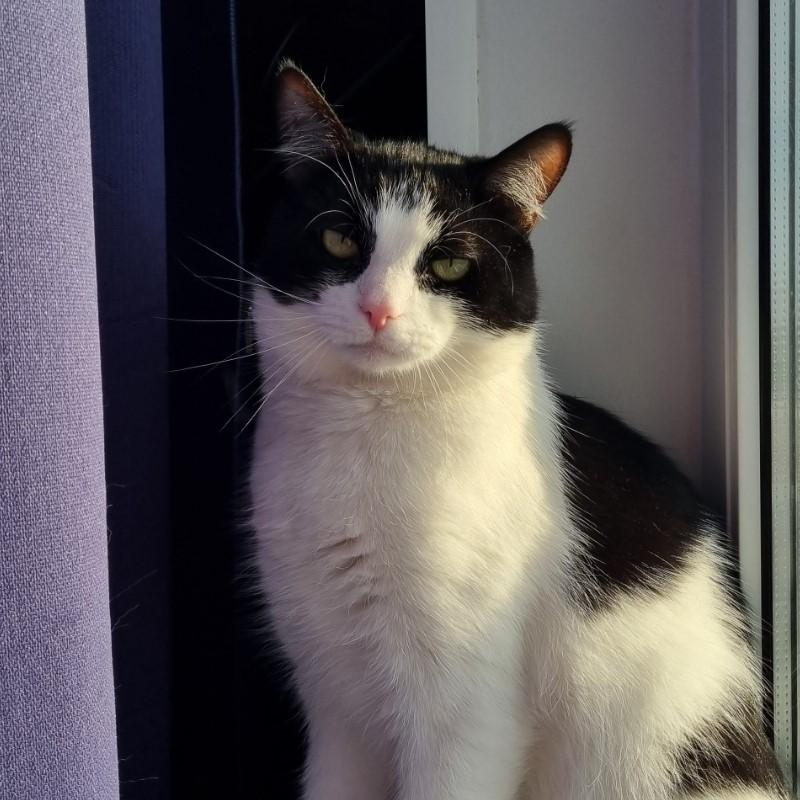
%> input picture Lab_1/bogdan.jpg, 800 x 800 px
$ octave Lab_1.m   (GNU Octave 9; MATLAB toolbox functions it lacks are replaced by stand-ins)
%> lines starting %> are read from the running program, lines starting %| are printed output that depends on the picture; in (x1, y1, x2, y2) boxes, pixels count from 0 and x2, y2 are one past the last pixel; in counts of white or black regions, pixels touching at a corner belong together; the program's own positions count from 1
clear;
% Я не делал выводы изображений на экран для экономии (все изображения и
% так сохраняются в репозиторий)

% 2. Чтение исходного изображения
bogdan = imread('C:\Users\stepa\Desktop\ITMO\DIP\DIP_using_MATLAB\bogdan.jpg');
%> bogdan is the input picture: size 800x800x3 uint8; mean R, G, B 93.8, 89.1, 91.2

% 3. Отображение
% imshow(bogdan); pause;

% 4. Сохранение в формате jpg
imwrite(bogdan, 'bogdan.jpg')

% 5. Сохранение в формате png
imwrite(bogdan, 'bogdan.png')

% 6. Получение информации
jpg_info = imfinfo('bogdan.jpg');
png_info = imfinfo('bogdan.png');

% 7. Вычисление степени сжатия
Ks_jpg = (jpg_info.Width*jpg_info.Height*jpg_info.BitDepth/8)/jpg_info.FileSize;
Ks_png = (png_info.Width*png_info.Height*png_info.BitDepth/8)/png_info.FileSize;

% 8. Преобразование в полутоновое
bogdan_grey = rgb2gray(bogdan);
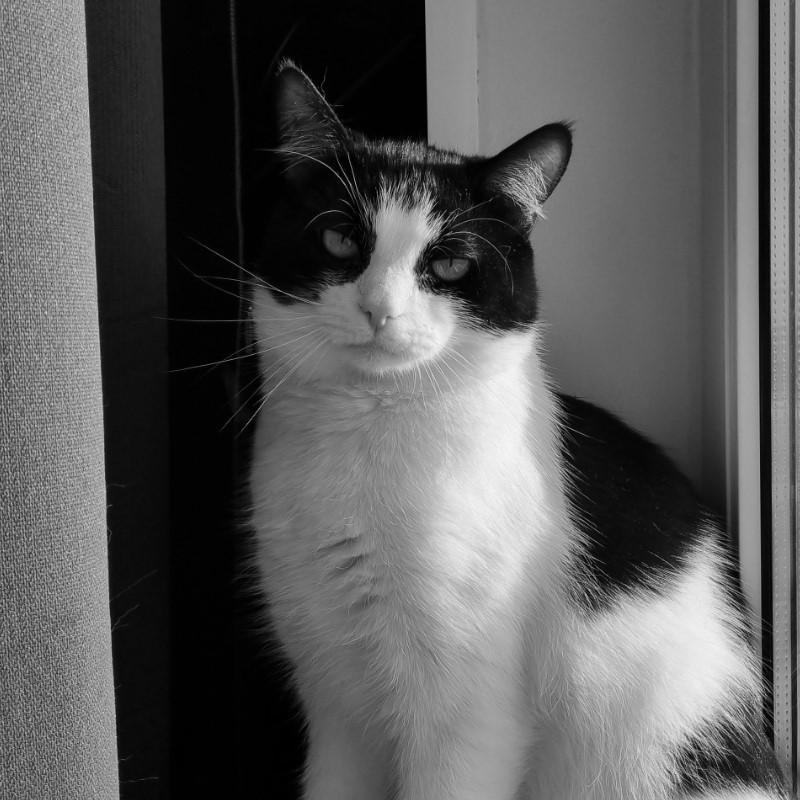
%> bogdan_grey: size 800x800 uint8; min 0, max 246, mean 90.8
imwrite(bogdan_grey, 'bogdan_grey.jpg');

% 9. Преобразование в двоичное
for i = [0.25 0.50 0.75]
    adr = ['Logical/' sprintf('%.2f', i) '.jpg'];
    imwrite(imbinarize(bogdan_grey, i), adr);
end
%> this loop made 3 passes
%> pass 1, `imwrite(imbinarize(bogdan_grey, i), adr);`:
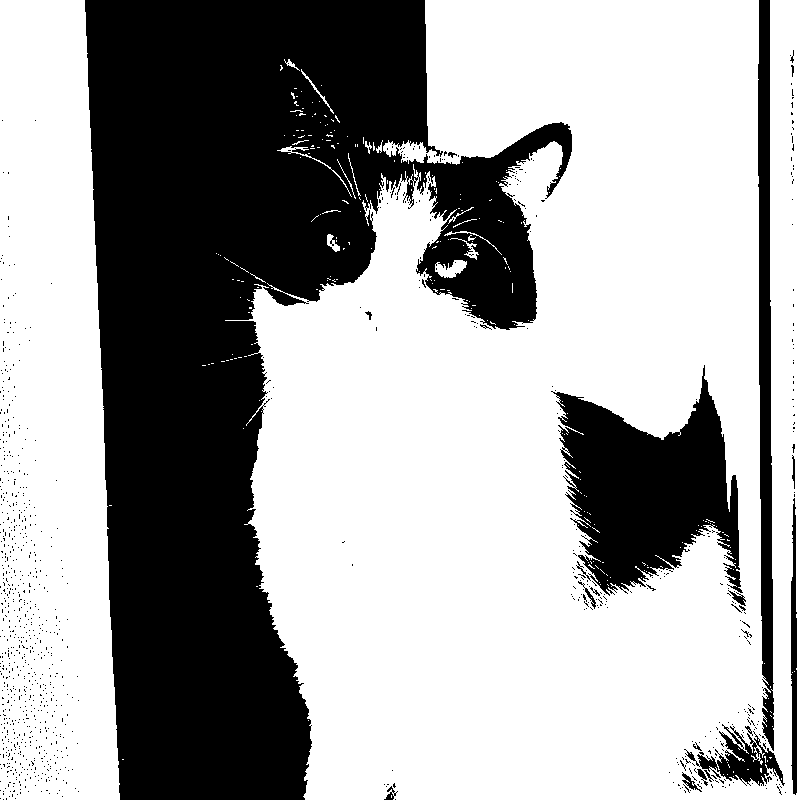
%> saved as 0.25.jpg: size 800x800 logical; 64.4% white; 1013 black regions (992 under 20 px), largest, box (x1, y1, x2, y2) and area: (85, 0, 572, 800) 189473, (551, 365, 743, 596) 23973, (758, 0, 774, 751) 8302
%> pass 2, `imwrite(imbinarize(bogdan_grey, i), adr);`:
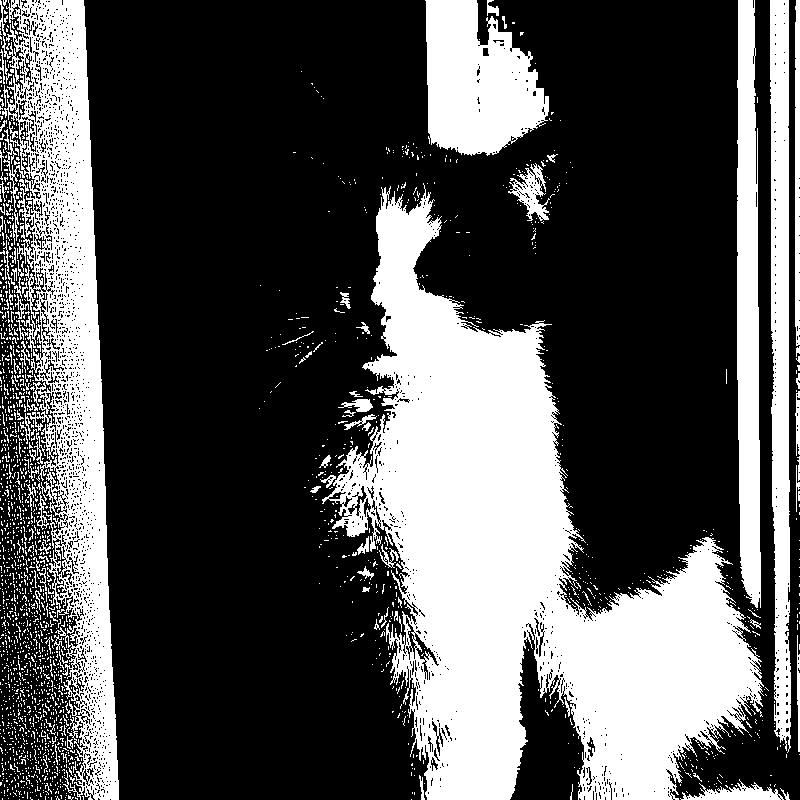
%> saved as 0.50.jpg: size 800x800 logical; 32.2% white; 2123 white regions (2024 under 20 px), largest, box (x1, y1, x2, y2) and area: (322, 183, 764, 800) 112865, (2, 0, 119, 800) 39806, (425, 0, 549, 156) 13723

% 10. Разбиение на битовавые плоскости
for i = 1:8
    adr = ['BitPlane/' int2str(i) '.jpg'];
    imwrite(logical(bitget(bogdan_grey, i)), adr);
end
%> this loop made 8 passes
%> pass 1, `imwrite(logical(bitget(bogdan_grey, i)), adr);`:
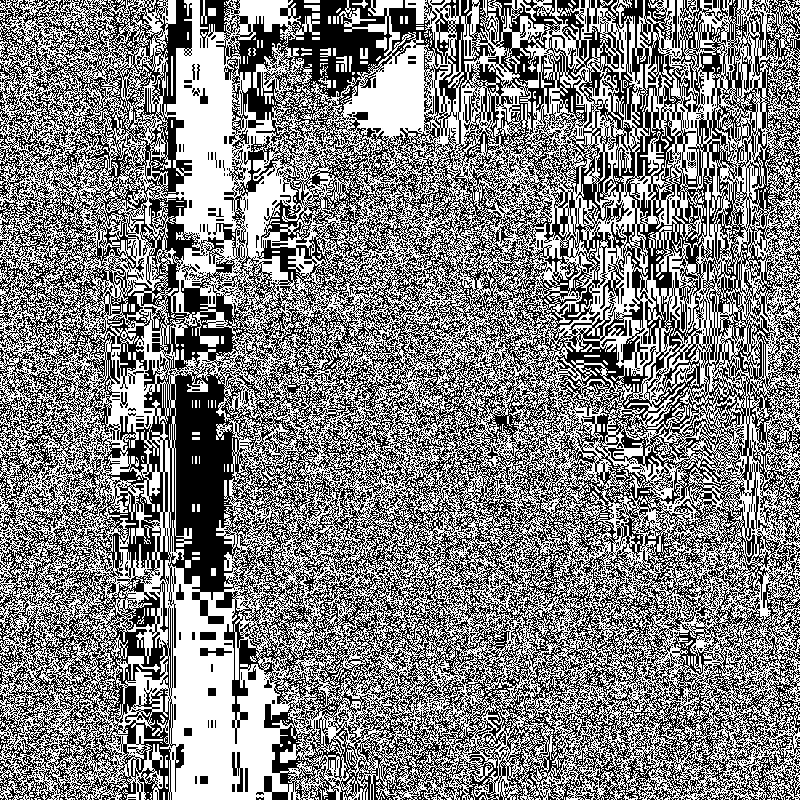
%> saved as 1.jpg: size 800x800 logical; 51% white; black in thin lines or dots
%> pass 2, `imwrite(logical(bitget(bogdan_grey, i)), adr);`:
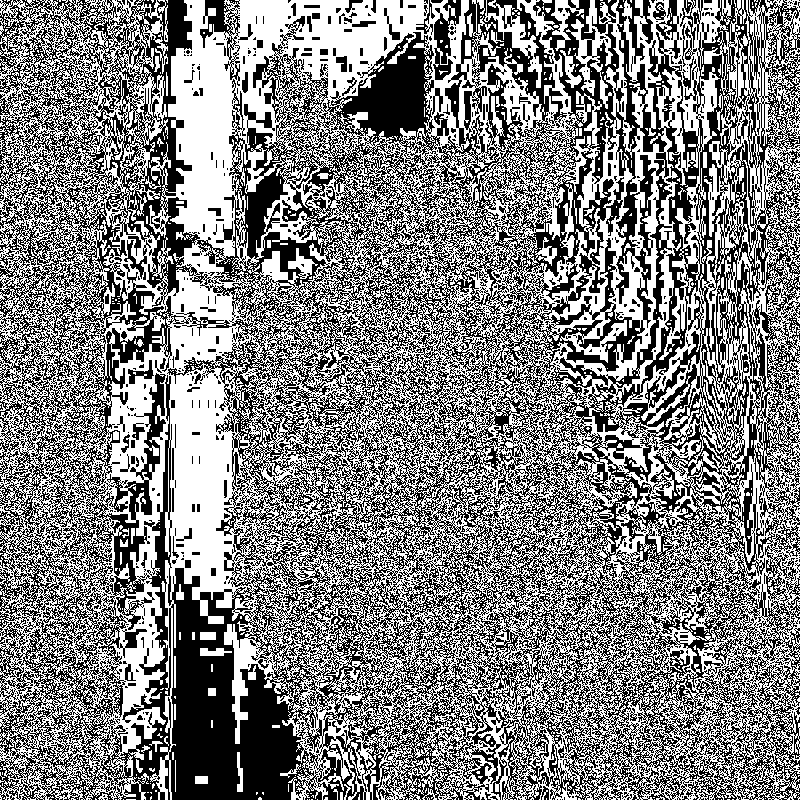
%> saved as 2.jpg: size 800x800 logical; 50.7% white; 1778 black regions (1650 under 20 px), largest, box (x1, y1, x2, y2) and area: (0, 0, 800, 800) 300320, (200, 0, 240, 86) 1142, (433, 0, 461, 80) 1069

% 11. Дискретизация полутонового изображения
for i = [5 10 20 50]
    adr = ['Discret/' int2str(i) '.jpg'];
    imwrite(mat2gray(blkproc(bogdan_grey, [i i], 'mean2(x)*ones(size(x))')), adr);
end
%> this loop made 4 passes
%> pass 1, `imwrite(mat2gray(blkproc(bogdan_grey, [i i], 'mean2(x)*ones(size(x))')..`:
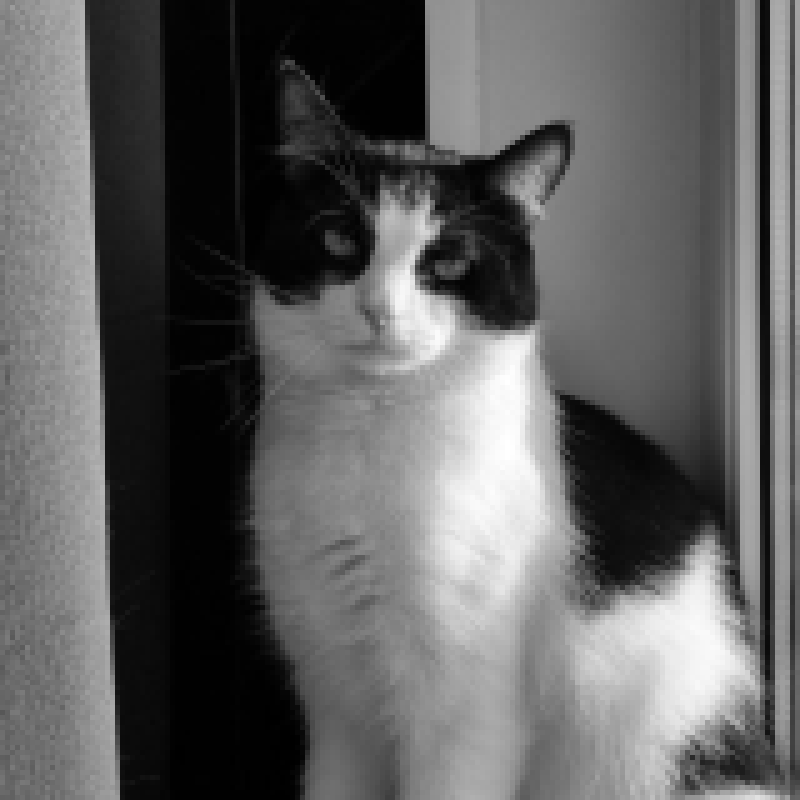
%> saved as 5.jpg: size 800x800 uint8; min 0, max 255, mean 95.6

% 12. Квантование полутонового изображения
for i = [4 16 32 64 128]
    adr = ['Quantiz/' int2str(i) '.jpg'];
    imwrite(mat2gray(imquantize(bogdan_grey, linspace(0, 255, i+1))), adr);
end
%> this loop made 5 passes
%> pass 1, `imwrite(mat2gray(imquantize(bogdan_grey, linspace(0, 255, i+1))), adr);`:
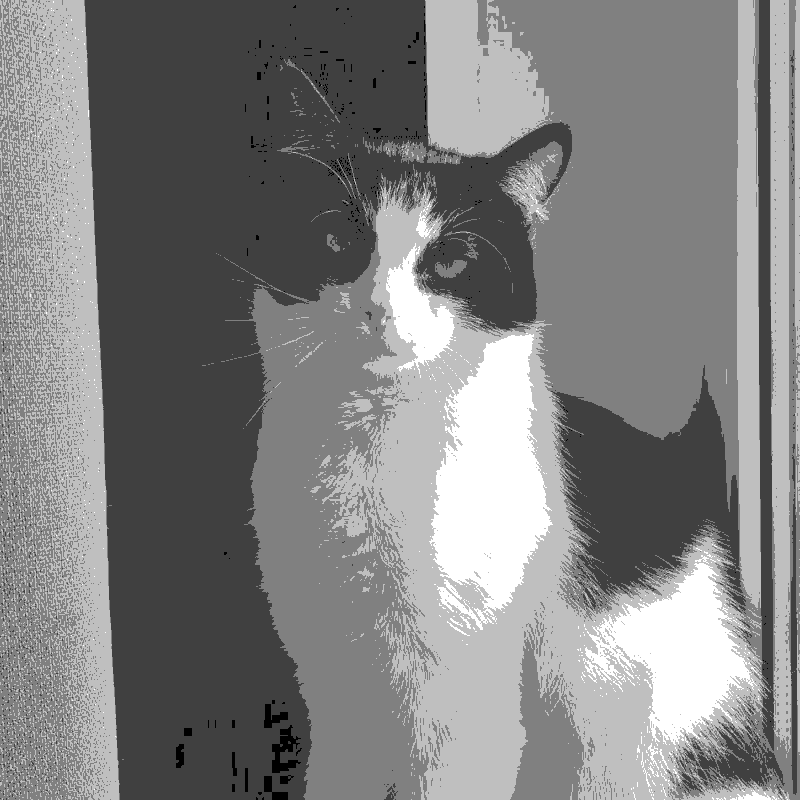
%> saved as 4.jpg: size 800x800 uint8; min 0, max 255, mean 129.5

% 13. Вырезание области
adr = 'Crop/cropped_bogdan.jpg';
imwrite(imcrop(bogdan_grey,centerCropWindow2d(size(bogdan_grey),[100 100])), adr);

% 14. Значения соседей
N1 = [bogdan_grey(20,17) ...
    bogdan_grey(22,17) ...
    bogdan_grey(21,18) ...
    bogdan_grey(21,16) ...
    ];
%> N1 = [120 109 135 107]
N2 = [bogdan_grey(14,10) ...
    bogdan_grey(16,12) ...
    bogdan_grey(14,12) ...
    bogdan_grey(16,10) ...
    ];
%> N2 = [149 116 154 157]
N3 = [bogdan_grey(18,89) ...
    bogdan_grey(19,89) ...
    bogdan_grey(20,89) ...
    bogdan_grey(18,88) ...
    bogdan_grey(20,88) ...
    bogdan_grey(18,87) ...
    bogdan_grey(19,87) ...
    bogdan_grey(20,87) ...
    ];
%> N3 = [33 35 36 42 37 48 45 41]

% 15. Средний уровень яркости
mean_brightness = mean(mean(bogdan_grey));
%> mean_brightness = 90.76

% 16. Нанесение меток
rectsize = 20;
m(:, :, 1) = imcrop(bogdan_grey, [0 0 rectsize rectsize]);
m(:, :, 2) = imcrop(bogdan_grey, [0 801-rectsize rectsize rectsize]);
m(:, :, 3) = imcrop(bogdan_grey, [801-rectsize 801-rectsize rectsize rectsize]);
m(:, :, 4) = imcrop(bogdan_grey, [801-rectsize 0 rectsize rectsize]);
%> (the run ends here)
